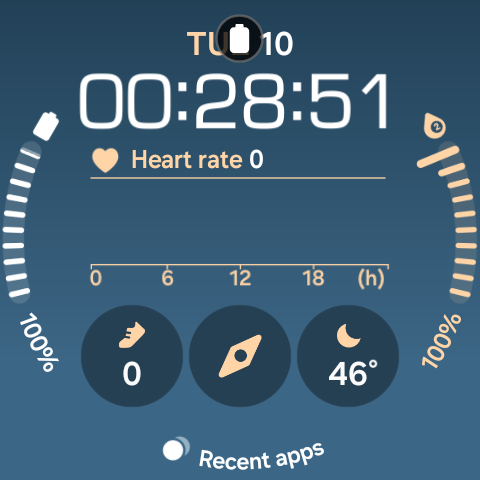
#> input picture s1.png, 480 x 480 px
$ python pair.py ../../s1.png ../../s1.png ../../s1.png ../../s1.png out.png
#> lines starting #> are read from the running program, lines starting #| are printed output that depends on the picture
#!/usr/bin/env python3
"""Side-by-side round-frame pair (41/46 style): two masked circles + caption pills."""
import sys
from PIL import Image, ImageDraw, ImageFont, ImageFilter

left, lcap = sys.argv[1], sys.argv[2]
right, rcap = sys.argv[3], sys.argv[4]
out = sys.argv[5]
DEVKIT = "/run/media/clay/Data/dev/hermes-wearos-worktrees/devkit/demo/fonts"

S = 420            # frame size (v0.7 pair geometry: 964x544)
GAP = 44
PAD_X = 40
CAP_H = 62
BG = (11, 11, 20)
PAPER = (232, 232, 242)
COBALT = (60, 99, 221)

def font(sz):
    return ImageFont.truetype(DEVKIT + "/Aeonik.ttf", sz)

def load(p):
    im = Image.open(p).convert("RGBA")
    im.thumbnail((S, S), Image.LANCZOS)
    # center on square canvas
    c = Image.new("RGBA", (S, S), (0, 0, 0, 0))
    c.paste(im, ((S - im.width) // 2, (S - im.height) // 2))
    return c

W = PAD_X * 2 + S * 2 + GAP
H = CAP_H + S + CAP_H
canvas = Image.new("RGBA", (W, H), BG + (255,))
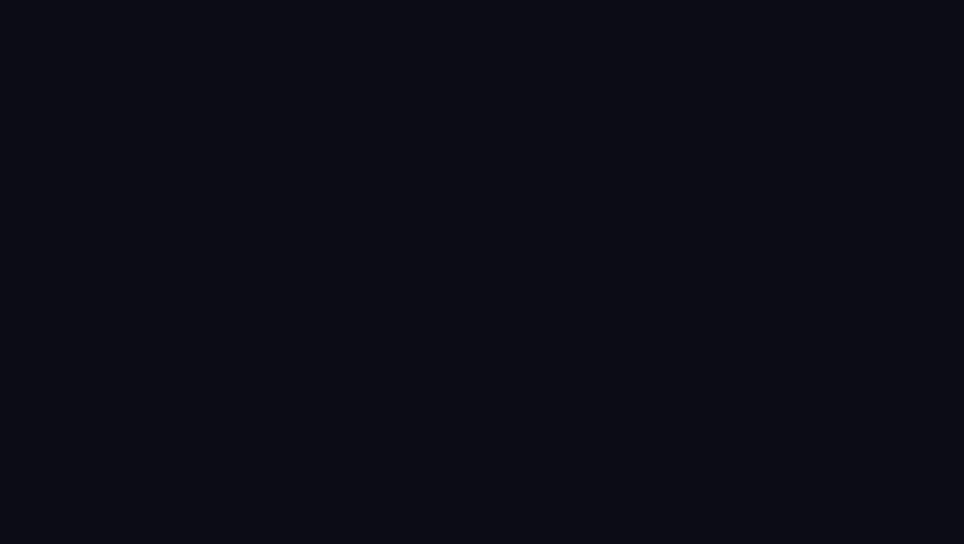
#> canvas: PIL image 964x544 RGBA; mean R, G, B, A 11, 11, 20, 255
d = ImageDraw.Draw(canvas)
for i, (path, cap) in enumerate([(left, lcap), (right, rcap)]):
    x = PAD_X + i * (S + GAP)
    fr = load(path)
#> in load, im is the input picture: PIL image 480x480 RGBA; mean R, G, B, A 63.9, 96, 119, 255
#> in load, `im.thumbnail((S, S), Image.LANCZOS)`:
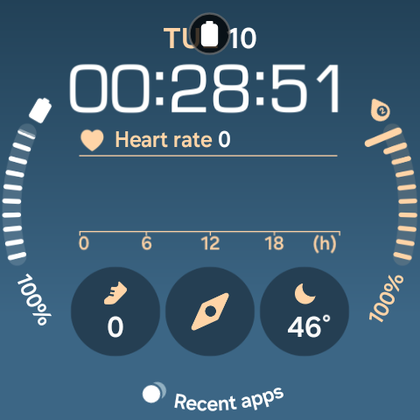
#> im: PIL image 420x420 RGBA; mean R, G, B, A 63.7, 95.9, 119, 255
#> in load, `c = Image.new("RGBA", (S, S), (0, 0, 0, 0))`: c: PIL image 420x420 RGBA; every value is 0
    canvas.alpha_composite(fr, (x, CAP_H))
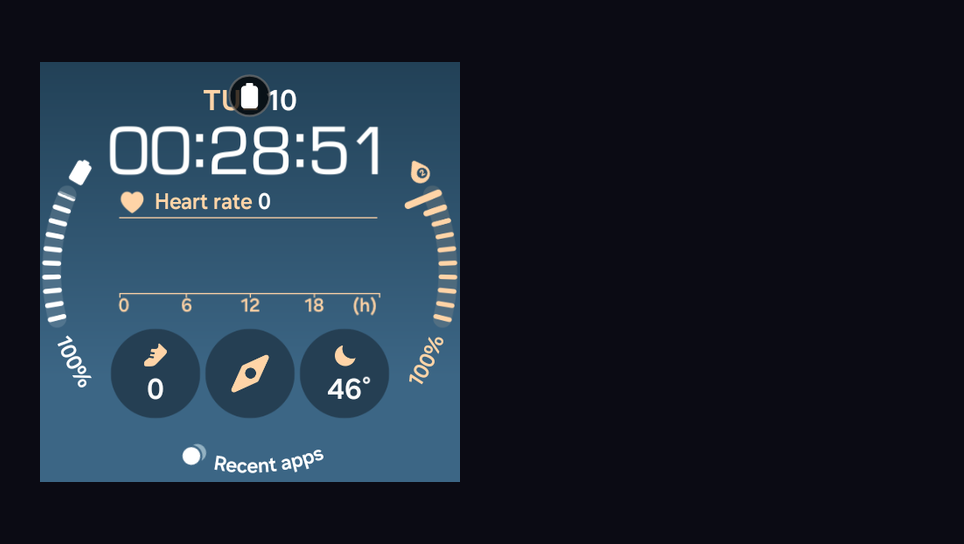
#> canvas: PIL image 964x544 RGBA; mean R, G, B, A 28.7, 39.6, 53.3, 255
    f = font(24)
    tw = d.textlength(cap, font=f)
#> tw = 127.8
    cx = x + S // 2
    pill = (cx - tw // 2 - 16, H - CAP_H + 14, cx + tw // 2 + 16, H - 12)
#> pill = (171, 496, 329, 532)
    d.rounded_rectangle(pill, radius=17, fill=(255, 255, 255, 26), outline=COBALT + (255,), width=2)
    d.text((cx - tw // 2, H - CAP_H + 22), cap, font=f, fill=PAPER)
canvas.convert("RGB").save(out)
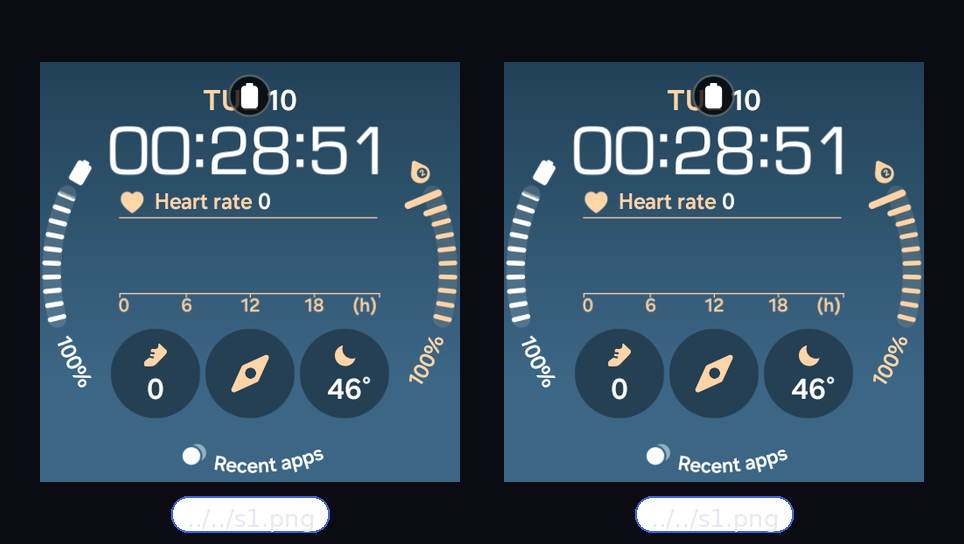
#> saved as out.png: PIL image 964x544 RGB; mean R, G, B 51.1, 72.9, 91.5
print("pair ->", out, canvas.size)
#| pair -> out.png (964, 544)
